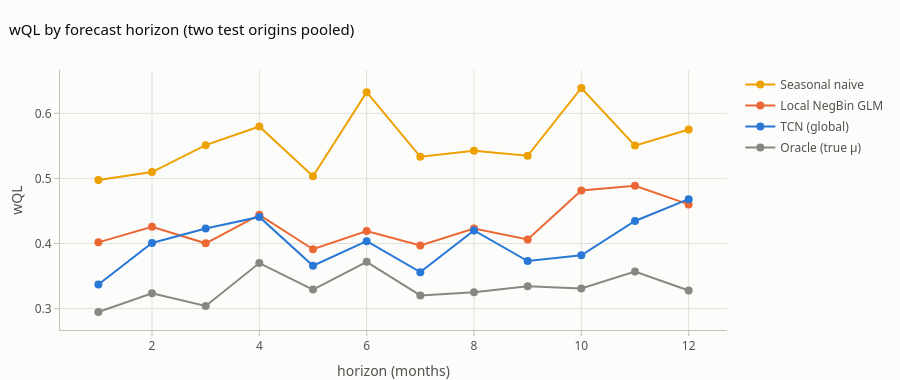

The notebook cell saved with this chart:
### Markdown cell above
**Reading the scores**
* The global TCN beats both local baselines overall. The gain is concentrated in the **short-history SKUs**: a local
  GLM fitted to a year or two of a launch ramp extrapolates badly, while the TCN has seen hundreds of launches and
  seasonal cycles in other SKUs and transfers that knowledge.
* On SKUs with long histories, the local NegBin GLM is about as good as the TCN, because it is close to the true
  data-generating process. Deep learning wins where pooling information helps, not everywhere.
* The oracle's floor shows how much irreducible noise is left: NegBin noise on counts is large.
* The discrete forecasters (NegBin GLM, oracle) slightly **over**-cover, because integer quantiles include the whole
  probability atom at the interval ends. The TCN's intervals **under**-cover; Part E explains why and fixes it.

### Code cell
per_h = pd.DataFrame({n: [pf.panel_quantile_scores(Y_test[:, [h]], q[:, [h]], TAUS, scale)["wQL"] for h in range(H)]
                      for n, q in Q.items()}, index=pd.Index(range(1, H + 1), name="horizon (months)"))
fig = pf.add_lines_by(go.Figure(), per_h, COLOR, fmt=".3f")
fig.update_layout(title="wQL by forecast horizon (two test origins pooled)", height=380, yaxis_title="wQL",
                  xaxis_title="horizon (months)", hovermode="x unified")
fig.show()

### Figure 1 — Plotly figure (JSON) as saved in the notebook; plotly's stock layout.template omitted (floating-point values rounded to 4 significant figures)
{"data": [{"hovertemplate": "Seasonal naive: %{y:.3f}<extra></extra>", "legendgroup": "Seasonal naive", "line": {"color": "#eda100", "width": 2}, "marker": {"size": 8}, "mode": "lines+markers", "name": "Seasonal naive", "showlegend": true, "type": "scatter", "x": [1, 2, 3, 4, 5, 6, 7, 8, 9, 10, 11, 12], "y": [0.4974, 0.5097, 0.5511, 0.5798, 0.5033, 0.6326, 0.5332, 0.5423, 0.5347, 0.6389, 0.5504, 0.5752]}, {"hovertemplate": "Local NegBin GLM: %{y:.3f}<extra></extra>", "legendgroup": "Local NegBin GLM", "line": {"color": "#eb6834", "width": 2}, "marker": {"size": 8}, "mode": "lines+markers", "name": "Local NegBin GLM", "showlegend": true, "type": "scatter", "x": [1, 2, 3, 4, 5, 6, 7, 8, 9, 10, 11, 12], "y": [0.4018, 0.4258, 0.4003, 0.4441, 0.3912, 0.4193, 0.3969, 0.4231, 0.4062, 0.4814, 0.4887, 0.4601]}, {"hovertemplate": "TCN (global): %{y:.3f}<extra></extra>", "legendgroup": "TCN (global)", "line": {"color": "#2a78d6", "width": 2}, "marker": {"size": 8}, "mode": "lines+markers", "name": "TCN (global)", "showlegend": true, "type": "scatter", "x": [1, 2, 3, 4, 5, 6, 7, 8, 9, 10, 11, 12], "y": [0.337, 0.4008, 0.4232, 0.4409, 0.3659, 0.4037, 0.356, 0.4201, 0.3731, 0.3819, 0.4346, 0.4682]}, {"hovertemplate": "Oracle (true μ): %{y:.3f}<extra></extra>", "legendgroup": "Oracle (true μ)", "line": {"color": "#898781", "width": 2}, "marker": {"size": 8}, "mode": "lines+markers", "name": "Oracle (true μ)", "showlegend": true, "type": "scatter", "x": [1, 2, 3, 4, 5, 6, 7, 8, 9, 10, 11, 12], "y": [0.2948, 0.3234, 0.304, 0.37, 0.3293, 0.3719, 0.3202, 0.325, 0.3345, 0.331, 0.3571, 0.3279]}], "layout": {"height": 380, "hovermode": "x unified", "title": {"text": "wQL by forecast horizon (two test origins pooled)"}, "xaxis": {"title": {"text": "horizon (months)"}}, "yaxis": {"title": {"text": "wQL"}}}}
